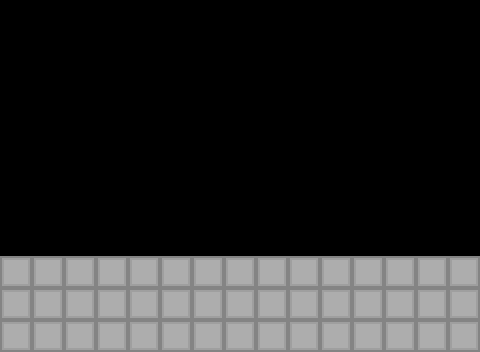

This game map was drawn from its Tiled (.tmx) file and the tilesets committed beside it. A one-line description and the full map source follow:
An orthogonal 15x11 tile map with 32x32 px tiles, 1 tile layer (Ground) and 6 objects (man, flag).

<map version="1.10" tiledversion="1.10.2" orientation="orthogonal" renderorder="right-down" width="15" height="11" tilewidth="32" tileheight="32" infinite="0" nextlayerid="4" nextobjectid="215">
 <editorsettings>
  <export target="../level_16.lua" format="lua" />
 </editorsettings>
 <tileset firstgid="1" name="tileset" tilewidth="32" tileheight="32" tilecount="28" columns="7">
  <image source="../../sprites/ground/tileset.png" width="224" height="128" />
 </tileset>
 <layer id="1" name="Ground" width="15" height="11">
  <data encoding="csv">
0,0,0,0,0,0,0,0,0,0,0,0,0,0,0,
0,0,0,0,0,0,0,0,0,0,0,0,0,0,0,
0,0,0,0,0,0,0,0,0,0,0,0,0,0,0,
0,0,0,0,0,0,0,0,0,0,0,0,0,0,0,
0,0,0,0,0,0,0,0,0,0,0,0,0,0,0,
0,0,0,0,0,0,0,0,0,0,0,0,0,0,0,
0,0,0,0,0,0,0,0,0,0,0,0,0,0,0,
0,0,0,0,0,0,0,0,0,0,0,0,0,0,0,
1,1,1,1,1,1,1,1,1,1,1,1,1,1,1,
1,1,1,1,1,1,1,1,1,1,1,1,1,1,1,
1,1,1,1,1,1,1,1,1,1,1,1,1,1,1
</data>
 </layer>
 <objectgroup color="#323232" id="2" name="Solid" visible="0">
  <object id="2" x="0" y="256" width="480" height="96" />
  <object id="24" x="0" y="-32" width="480" height="32" />
  <object id="27" x="-32" y="-32" width="32" height="384" />
  <object id="59" x="480" y="-32" width="32" height="384" />
 </objectgroup>
 <objectgroup color="#1807ff" id="3" name="Objects" visible="0">
  <object id="4" type="man" x="32" y="224" width="32" height="32" />
  <object id="44" type="flag" x="416" y="224" width="32" height="32" />
 </objectgroup>
</map>
